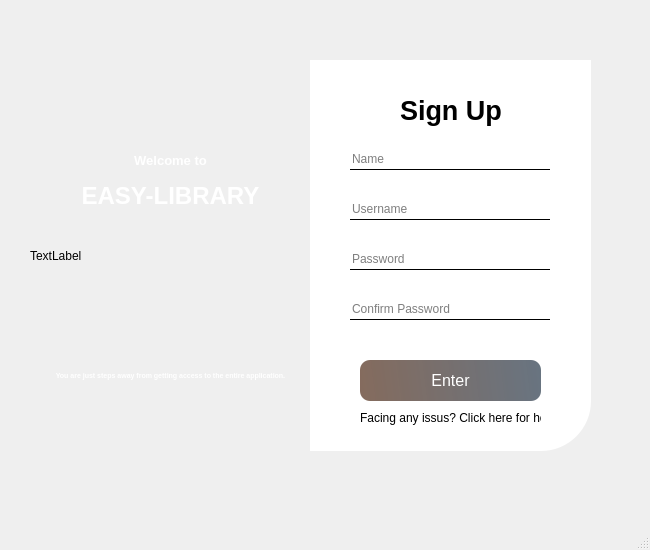
<?xml version="1.0" encoding="UTF-8"?>
<ui version="4.0">
 <class>MainWindow</class>
 <widget class="QMainWindow" name="MainWindow">
  <property name="geometry">
   <rect>
    <x>0</x>
    <y>0</y>
    <width>650</width>
    <height>550</height>
   </rect>
  </property>
  <property name="windowTitle">
   <string>MainWindow</string>
  </property>
  <widget class="QWidget" name="centralwidget">
   <widget class="QWidget" name="widget" native="true">
    <property name="geometry">
     <rect>
      <x>30</x>
      <y>30</y>
      <width>601</width>
      <height>441</height>
     </rect>
    </property>
    <widget class="QLabel" name="label_2">
     <property name="geometry">
      <rect>
       <x>0</x>
       <y>30</y>
       <width>281</width>
       <height>391</height>
      </rect>
     </property>
     <property name="styleSheet">
      <string notr="true">border-image: url(:/images/C:/Users/niloy/Downloads/peakpx.jpg);
border-top-left-radius:50px;</string>
     </property>
     <property name="text">
      <string>TextLabel</string>
     </property>
    </widget>
    <widget class="QLabel" name="label_4">
     <property name="geometry">
      <rect>
       <x>370</x>
       <y>60</y>
       <width>111</width>
       <height>40</height>
      </rect>
     </property>
     <property name="font">
      <font>
       <pointsize>20</pointsize>
       <weight>75</weight>
       <bold>true</bold>
      </font>
     </property>
     <property name="styleSheet">
      <string notr="true">color:rgb(0,0,0);</string>
     </property>
     <property name="text">
      <string>Sign Up</string>
     </property>
    </widget>
    <widget class="QLineEdit" name="lineEdit">
     <property name="geometry">
      <rect>
       <x>320</x>
       <y>100</y>
       <width>200</width>
       <height>40</height>
      </rect>
     </property>
     <property name="font">
      <font>
       <pointsize>9</pointsize>
      </font>
     </property>
     <property name="styleSheet">
      <string notr="true">background-color:rgba(0, 0, 0, 0);
border:none;
border-bottom:1px solid rgb(0, 0, 0);
color:rgb(0, 0, 0);
padding-bottom:2px;</string>
     </property>
     <property name="text">
      <string/>
     </property>
     <property name="cursorPosition">
      <number>0</number>
     </property>
     <property name="alignment">
      <set>Qt::AlignBottom|Qt::AlignLeading|Qt::AlignLeft</set>
     </property>
     <property name="placeholderText">
      <string>Name</string>
     </property>
     <property name="clearButtonEnabled">
      <bool>false</bool>
     </property>
    </widget>
    <widget class="QPushButton" name="pushButton">
     <property name="geometry">
      <rect>
       <x>330</x>
       <y>330</y>
       <width>181</width>
       <height>41</height>
      </rect>
     </property>
     <property name="font">
      <font>
       <pointsize>12</pointsize>
      </font>
     </property>
     <property name="styleSheet">
      <string notr="true">QPushButton#pushButton{
background-color: qlineargradient(spread:pad, x1:0, y1:0.505682, x2:1, y2:0.477, stop:0 rgba(112, 83, 67, 219), stop: 1 rgba(85, 98, 112, 226));
color:rgba(255, 255, 255, 255);
border-radius:10px;
}
QPushButton #pushButton:hover{
background-color: glineargradient(spread:pad, x1:0, 1:0.505682, x2:1, y2:0.477, stop:0 rgba(40, 67, 98, 219), stop: 1 rgba(105, 118, 132, 226));
}
QPushButton #pushButton:pressed{
padding-left: 5px;
padding-top:5px;
background-color:rgba(105, 118, 132, 200);
}</string>
     </property>
     <property name="text">
      <string>Enter</string>
     </property>
    </widget>
    <widget class="QLabel" name="label_5">
     <property name="geometry">
      <rect>
       <x>330</x>
       <y>380</y>
       <width>181</width>
       <height>16</height>
      </rect>
     </property>
     <property name="styleSheet">
      <string notr="true">color:rgb(0,0,0);</string>
     </property>
     <property name="text">
      <string>Facing any issus? Click here for help!</string>
     </property>
    </widget>
    <widget class="QLabel" name="label">
     <property name="geometry">
      <rect>
       <x>280</x>
       <y>30</y>
       <width>281</width>
       <height>391</height>
      </rect>
     </property>
     <property name="styleSheet">
      <string notr="true">background-color:rgba(255,255,255);
border-bottom-right-radius: 50px;</string>
     </property>
     <property name="text">
      <string/>
     </property>
    </widget>
    <widget class="QLineEdit" name="lineEdit_3">
     <property name="geometry">
      <rect>
       <x>320</x>
       <y>150</y>
       <width>200</width>
       <height>40</height>
      </rect>
     </property>
     <property name="font">
      <font>
       <pointsize>9</pointsize>
      </font>
     </property>
     <property name="styleSheet">
      <string notr="true">background-color:rgba(0, 0, 0, 0);
border:none;
border-bottom:1px solid rgb(0, 0, 0);
color:rgb(0, 0, 0);
padding-bottom:2px;</string>
     </property>
     <property name="text">
      <string/>
     </property>
     <property name="alignment">
      <set>Qt::AlignBottom|Qt::AlignLeading|Qt::AlignLeft</set>
     </property>
     <property name="readOnly">
      <bool>false</bool>
     </property>
     <property name="placeholderText">
      <string>Username</string>
     </property>
    </widget>
    <widget class="QLineEdit" name="lineEdit_4">
     <property name="geometry">
      <rect>
       <x>320</x>
       <y>200</y>
       <width>200</width>
       <height>40</height>
      </rect>
     </property>
     <property name="font">
      <font>
       <pointsize>9</pointsize>
      </font>
     </property>
     <property name="styleSheet">
      <string notr="true">background-color:rgba(0, 0, 0, 0);
border:none;
border-bottom:1px solid rgb(0, 0, 0);
color:rgb(0, 0, 0);
padding-bottom:2px;</string>
     </property>
     <property name="text">
      <string/>
     </property>
     <property name="echoMode">
      <enum>QLineEdit::Password</enum>
     </property>
     <property name="alignment">
      <set>Qt::AlignBottom|Qt::AlignLeading|Qt::AlignLeft</set>
     </property>
     <property name="placeholderText">
      <string>Password</string>
     </property>
    </widget>
    <widget class="QLineEdit" name="lineEdit_5">
     <property name="geometry">
      <rect>
       <x>320</x>
       <y>250</y>
       <width>200</width>
       <height>40</height>
      </rect>
     </property>
     <property name="font">
      <font>
       <pointsize>9</pointsize>
      </font>
     </property>
     <property name="styleSheet">
      <string notr="true">background-color:rgba(0, 0, 0, 0);
border:none;
border-bottom:1px solid rgb(0, 0, 0);
color:rgb(0, 0, 0);
padding-bottom:2px;</string>
     </property>
     <property name="text">
      <string/>
     </property>
     <property name="echoMode">
      <enum>QLineEdit::Password</enum>
     </property>
     <property name="alignment">
      <set>Qt::AlignBottom|Qt::AlignLeading|Qt::AlignLeft</set>
     </property>
     <property name="placeholderText">
      <string>Confirm Password</string>
     </property>
    </widget>
    <widget class="QLabel" name="label_6">
     <property name="geometry">
      <rect>
       <x>0</x>
       <y>120</y>
       <width>281</width>
       <height>21</height>
      </rect>
     </property>
     <property name="font">
      <font>
       <pointsize>10</pointsize>
       <weight>75</weight>
       <bold>true</bold>
      </font>
     </property>
     <property name="styleSheet">
      <string notr="true">color: rgba(255,255,255,255);</string>
     </property>
     <property name="text">
      <string>Welcome to</string>
     </property>
     <property name="alignment">
      <set>Qt::AlignCenter</set>
     </property>
    </widget>
    <widget class="QLabel" name="label_7">
     <property name="geometry">
      <rect>
       <x>0</x>
       <y>320</y>
       <width>281</width>
       <height>51</height>
      </rect>
     </property>
     <property name="font">
      <font>
       <pointsize>5</pointsize>
       <weight>75</weight>
       <bold>true</bold>
      </font>
     </property>
     <property name="styleSheet">
      <string notr="true">color: rgba(255,255,255,255);</string>
     </property>
     <property name="text">
      <string>You are just steps away from getting access to the entire application.</string>
     </property>
     <property name="alignment">
      <set>Qt::AlignCenter</set>
     </property>
    </widget>
    <widget class="QLabel" name="label_8">
     <property name="geometry">
      <rect>
       <x>0</x>
       <y>140</y>
       <width>281</width>
       <height>51</height>
      </rect>
     </property>
     <property name="font">
      <font>
       <pointsize>18</pointsize>
       <weight>75</weight>
       <italic>false</italic>
       <bold>true</bold>
       <underline>false</underline>
       <strikeout>false</strikeout>
       <stylestrategy>PreferDefault</stylestrategy>
      </font>
     </property>
     <property name="whatsThis">
      <string>&lt;html&gt;&lt;head/&gt;&lt;body&gt;&lt;p align=&quot;center&quot;&gt;&lt;br/&gt;&lt;/p&gt;&lt;/body&gt;&lt;/html&gt;</string>
     </property>
     <property name="styleSheet">
      <string notr="true">color: rgba(255,255,255,255);</string>
     </property>
     <property name="text">
      <string>EASY-LIBRARY</string>
     </property>
     <property name="alignment">
      <set>Qt::AlignCenter</set>
     </property>
    </widget>
    <zorder>label</zorder>
    <zorder>label_2</zorder>
    <zorder>lineEdit</zorder>
    <zorder>pushButton</zorder>
    <zorder>label_5</zorder>
    <zorder>label_4</zorder>
    <zorder>lineEdit_3</zorder>
    <zorder>lineEdit_4</zorder>
    <zorder>lineEdit_5</zorder>
    <zorder>label_6</zorder>
    <zorder>label_7</zorder>
    <zorder>label_8</zorder>
   </widget>
  </widget>
  <widget class="QMenuBar" name="menubar">
   <property name="geometry">
    <rect>
     <x>0</x>
     <y>0</y>
     <width>650</width>
     <height>22</height>
    </rect>
   </property>
  </widget>
  <widget class="QStatusBar" name="statusbar"/>
 </widget>
 <resources>
  <include location="res.qrc"/>
 </resources>
 <connections/>
</ui>
